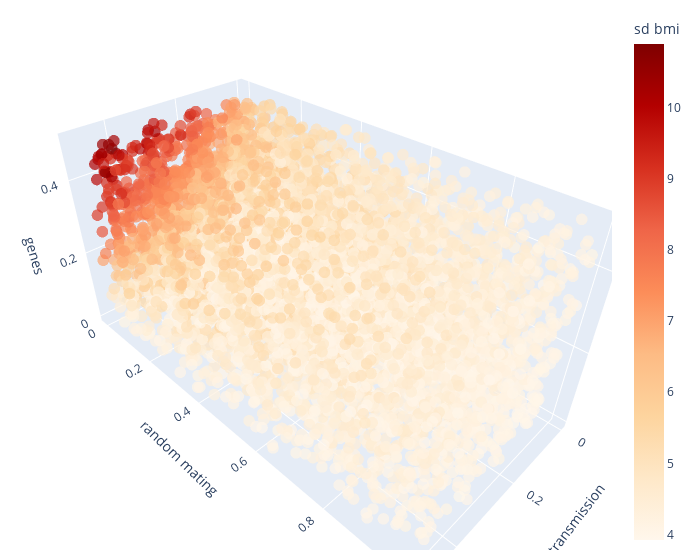

This figure's notebook cell:
### Markdown cell above
## SD BMI

### Code cell
ef = Sensitivity(problem, df['sd_bmi'], X)
ef.score('efast')
ef.plot(save=True, filepath= plots_path + 'snp-vt-efast-sd-bmi.pdf',
    move=True, moving_path= '../manuscript/plots/')
ef.plot3D(labels={'outcome':'sd bmi', 'y':'random mating', 'x':'vertical transmission', 'z':'genes'})

### Figure 1 — Plotly figure (JSON) as saved in the notebook; plotly's stock layout.template omitted (floating-point values rounded to 4 significant figures; data arrays with more than 128 entries replaced by an {"elided": "..."} marker saying what was removed)
{"data": [{"hovertemplate": "p_vertical_trans_variance=%{x}<br>p_random_mating=%{y}<br>p_genetic_variance=%{z}<br>sd_bmi=%{marker.color}<extra></extra>", "legendgroup": "", "marker": {"color": {"elided": "6000 float values"}, "coloraxis": "coloraxis", "opacity": 0.7, "size": 4, "symbol": "circle"}, "mode": "markers", "name": "", "scene": "scene", "showlegend": false, "type": "scatter3d", "x": {"elided": "6000 float values"}, "y": {"elided": "6000 float values"}, "z": {"elided": "6000 float values"}}], "layout": {"coloraxis": {"colorbar": {"title": {"text": "sd bmi"}}, "colorscale": [[0, "rgb(255,247,236)"], [0.125, "rgb(254,232,200)"], [0.25, "rgb(253,212,158)"], [0.375, "rgb(253,187,132)"], [0.5, "rgb(252,141,89)"], [0.625, "rgb(239,101,72)"], [0.75, "rgb(215,48,31)"], [0.875, "rgb(179,0,0)"], [1, "rgb(127,0,0)"]]}, "legend": {"tracegroupgap": 0}, "margin": {"b": 10, "l": 10, "r": 20, "t": 10}, "scene": {"domain": {"x": [0, 1], "y": [0, 1]}, "xaxis": {"title": {"text": "vertical transmission"}}, "yaxis": {"title": {"text": "random mating"}}, "zaxis": {"title": {"text": "genes"}}}, "width": 700}}
